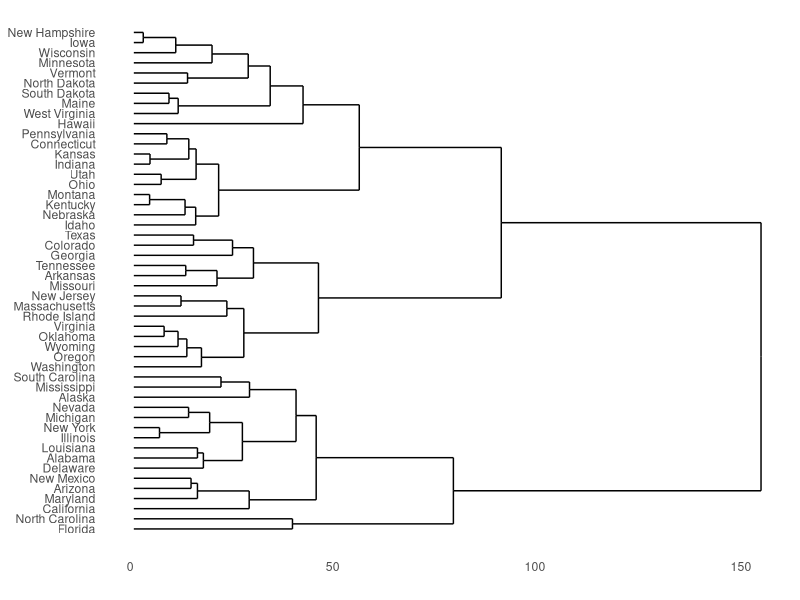

Recreate this plot in R.
library(tidyverse)
library(ggdendro)

## Based on
## https://cran.r-project.org/web/packages/ggdendro/vignettes/ggdendro.html

hc <- hclust(dist(USArrests), "ave")
plot(ggdendrogram(hc, rotate=TRUE, size=2))
name_set <- hc$labels

groups <- purrr::reduce2(.x=hc$merge[,1], .y=hc$merge[,2], .init=c(),
                         .f=function(acc, left, right) {
    get_name <- function(x) {
        if (x < 0) { name_set[-x] } else { acc[x] }
    }
    c(acc, paste0("(", get_name(left), " + ", get_name(right), ")"))
})

groups[1:10]
